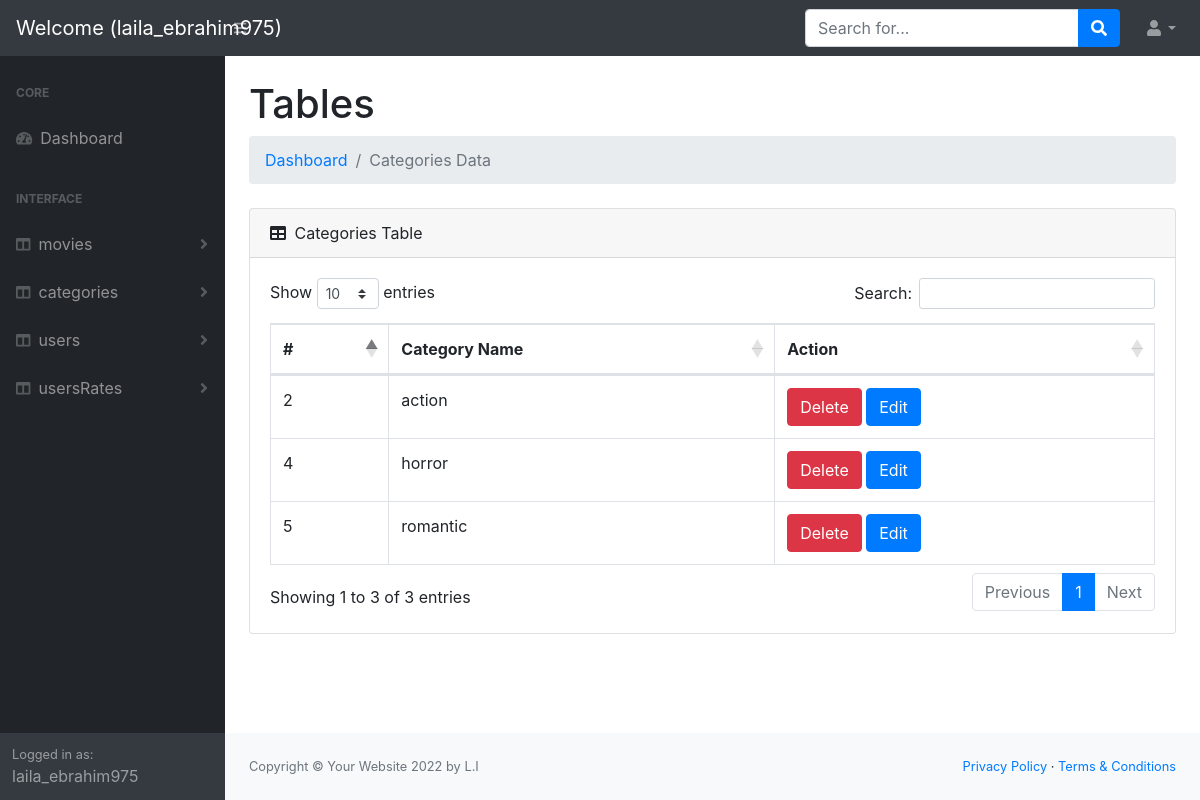
The app's page /categories/index.php (signed in) with its own data.
### tables this page shows
CREATE TABLE `categoreis` (
  `id` int(11) NOT NULL,
  `title` varchar(50) NOT NULL
);

### helpers/functions.php (called while the page is built, shortened)
<?php
function url($dis)
{
    return   $txt = "http://" . $_SERVER['HTTP_HOST'] . "/BackEndApp/" . $dis;
}

### categories/index.php (the view, shortened to what this page needs)
<?php
include '../helpers/functions.php';
include '../helpers/dbconnection.php';
$sql = "SELECT * FROM `categoreis` ORDER BY `categoreis`.`id` desc  ";
$op  = mysqli_query($conn, $sql);
include '../header.php';
?>
<body class="sb-nav-fixed">
    <?php
    include '../nav.php';
    ?>
    <div id="layoutSidenav">
        <?php
        include '../sidNave.php';
        ?>
        <div id="layoutSidenav_content">
            <main>
                <div class="container-fluid">
                    <h1 class="mt-4">Tables</h1>
                    <ol class="breadcrumb mb-4">
                        <?php
                        if (isset($_SESSION['errors'])) {
                            foreach ($_SESSION['errors'] as $key =>  $value) {
                                echo '* ' . $key . ' : ' . $value . '<br>';
                            }
                            unset($_SESSION['errors']);
                        } else {
                        ?>
                            <li class="breadcrumb-item"><a href="<?php echo  url('index.php'); ?>">Dashboard</a></li>
                            <li class="breadcrumb-item active">Categories Data</li>
                        <?php } ?>
                    </ol>
                    <div class="card mb-4">
                        <div class="card-header">
                            <i class="fas fa-table mr-1"></i>
                            Categories Table
                        </div>
                        <div class="card-body">
                            <div class="table-responsive">
                                <table class="table table-bordered" id="dataTable" width="100%" cellspacing="0">
                                    <thead>
                                        <tr>
                                            <th>#</th>
                                            <th>Category Name </th>
                                            <th>Action</th>
                                        </tr>
                                    </thead>
                                    <tbody>
                                        <?php
                                        while ($result = mysqli_fetch_assoc($op)) {
                                        ?>
                                            <tr>
                                                <td><?php echo $result['id']; ?></td>
                                                <td><?php echo $result['title']; ?></td>
                                                <td>
                                                    <a href='delete.php?id=<?php echo $result['id']; ?>' class='btn btn-danger m-r-1em'>Delete</a>
                                                    <a href='edit.php?id=<?php echo $result['id']; ?>' class='btn btn-primary m-r-1em'>Edit</a>
                                                </td>
                                            </tr>
                                        <?php } ?>
                                    </tbody>
                                </table>
                            </div>
                        </div>
                    </div>
                </div>
            </main>
<?php
 include '../footer.php';
 ?>

### records on screen
categoreis: id "5", title "romantic"
categoreis: id "4", title "horror"
categoreis: id "2", title "action"

### other values on screen
$username['0'] "laila_ebrahim975"
$data "movies"
$data "categories"
$data "users"
$data "usersRates"
